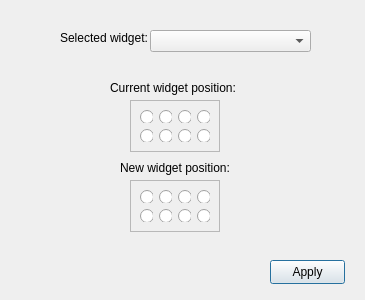
<?xml version="1.0" encoding="UTF-8"?>
<ui version="4.0">
 <class>Dialog</class>
 <widget class="QDialog" name="Dialog">
  <property name="geometry">
   <rect>
    <x>0</x>
    <y>0</y>
    <width>365</width>
    <height>300</height>
   </rect>
  </property>
  <property name="windowTitle">
   <string>Dialog</string>
  </property>
  <widget class="QComboBox" name="widgetsComboBox">
   <property name="geometry">
    <rect>
     <x>150</x>
     <y>30</y>
     <width>161</width>
     <height>22</height>
    </rect>
   </property>
  </widget>
  <widget class="QLabel" name="label">
   <property name="geometry">
    <rect>
     <x>60</x>
     <y>30</y>
     <width>91</width>
     <height>16</height>
    </rect>
   </property>
   <property name="text">
    <string>Selected widget:</string>
   </property>
  </widget>
  <widget class="QFrame" name="currentWidgetPositionFrame">
   <property name="geometry">
    <rect>
     <x>130</x>
     <y>100</y>
     <width>90</width>
     <height>52</height>
    </rect>
   </property>
   <property name="frameShape">
    <enum>QFrame::Shape::StyledPanel</enum>
   </property>
   <property name="frameShadow">
    <enum>QFrame::Shadow::Raised</enum>
   </property>
   <layout class="QGridLayout" name="gridLayout">
    <item row="0" column="0">
     <widget class="QRadioButton" name="radioButton">
      <property name="text">
       <string/>
      </property>
     </widget>
    </item>
    <item row="0" column="1">
     <widget class="QRadioButton" name="radioButton_3">
      <property name="text">
       <string/>
      </property>
     </widget>
    </item>
    <item row="0" column="2">
     <widget class="QRadioButton" name="radioButton_4">
      <property name="text">
       <string/>
      </property>
     </widget>
    </item>
    <item row="0" column="3">
     <widget class="QRadioButton" name="radioButton_8">
      <property name="text">
       <string/>
      </property>
     </widget>
    </item>
    <item row="1" column="0">
     <widget class="QRadioButton" name="radioButton_5">
      <property name="text">
       <string/>
      </property>
     </widget>
    </item>
    <item row="1" column="1">
     <widget class="QRadioButton" name="radioButton_6">
      <property name="text">
       <string/>
      </property>
     </widget>
    </item>
    <item row="1" column="2">
     <widget class="QRadioButton" name="radioButton_2">
      <property name="text">
       <string/>
      </property>
     </widget>
    </item>
    <item row="1" column="3">
     <widget class="QRadioButton" name="radioButton_7">
      <property name="text">
       <string/>
      </property>
     </widget>
    </item>
   </layout>
  </widget>
  <widget class="QFrame" name="newWidgetPositionFrame">
   <property name="geometry">
    <rect>
     <x>130</x>
     <y>180</y>
     <width>90</width>
     <height>52</height>
    </rect>
   </property>
   <property name="frameShape">
    <enum>QFrame::Shape::StyledPanel</enum>
   </property>
   <property name="frameShadow">
    <enum>QFrame::Shadow::Raised</enum>
   </property>
   <layout class="QGridLayout" name="gridLayout_2">
    <item row="0" column="0">
     <widget class="QRadioButton" name="radioButton_9">
      <property name="text">
       <string/>
      </property>
     </widget>
    </item>
    <item row="0" column="1">
     <widget class="QRadioButton" name="radioButton_10">
      <property name="text">
       <string/>
      </property>
     </widget>
    </item>
    <item row="0" column="2">
     <widget class="QRadioButton" name="radioButton_11">
      <property name="text">
       <string/>
      </property>
     </widget>
    </item>
    <item row="0" column="3">
     <widget class="QRadioButton" name="radioButton_12">
      <property name="text">
       <string/>
      </property>
     </widget>
    </item>
    <item row="1" column="0">
     <widget class="QRadioButton" name="radioButton_13">
      <property name="text">
       <string/>
      </property>
     </widget>
    </item>
    <item row="1" column="1">
     <widget class="QRadioButton" name="radioButton_14">
      <property name="text">
       <string/>
      </property>
     </widget>
    </item>
    <item row="1" column="2">
     <widget class="QRadioButton" name="radioButton_15">
      <property name="text">
       <string/>
      </property>
     </widget>
    </item>
    <item row="1" column="3">
     <widget class="QRadioButton" name="radioButton_16">
      <property name="text">
       <string/>
      </property>
     </widget>
    </item>
   </layout>
  </widget>
  <widget class="QLabel" name="label_2">
   <property name="geometry">
    <rect>
     <x>110</x>
     <y>80</y>
     <width>131</width>
     <height>16</height>
    </rect>
   </property>
   <property name="text">
    <string>Current widget position:</string>
   </property>
  </widget>
  <widget class="QLabel" name="label_3">
   <property name="geometry">
    <rect>
     <x>120</x>
     <y>160</y>
     <width>111</width>
     <height>16</height>
    </rect>
   </property>
   <property name="text">
    <string>New widget position:</string>
   </property>
  </widget>
  <widget class="QPushButton" name="applyButton">
   <property name="geometry">
    <rect>
     <x>270</x>
     <y>260</y>
     <width>75</width>
     <height>24</height>
    </rect>
   </property>
   <property name="text">
    <string>Apply</string>
   </property>
  </widget>
 </widget>
 <resources/>
 <connections/>
</ui>
